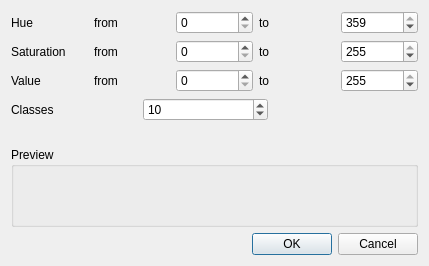
<?xml version="1.0" encoding="UTF-8"?>
<ui version="4.0">
 <class>VectorRandomColorRampV2DialogBase</class>
 <widget class="QDialog" name="VectorRandomColorRampV2DialogBase">
  <property name="geometry">
   <rect>
    <x>0</x>
    <y>0</y>
    <width>429</width>
    <height>266</height>
   </rect>
  </property>
  <property name="windowTitle">
   <string>Random color ramp</string>
  </property>
  <layout class="QVBoxLayout">
   <item>
    <layout class="QGridLayout">
     <item row="0" column="0">
      <widget class="QLabel" name="label_8">
       <property name="text">
        <string>Hue</string>
       </property>
      </widget>
     </item>
     <item row="0" column="1">
      <widget class="QLabel" name="label">
       <property name="text">
        <string>from</string>
       </property>
      </widget>
     </item>
     <item row="0" column="2">
      <widget class="QSpinBox" name="spinHue1">
       <property name="maximum">
        <number>359</number>
       </property>
      </widget>
     </item>
     <item row="0" column="3">
      <widget class="QLabel" name="label_4">
       <property name="text">
        <string>to</string>
       </property>
      </widget>
     </item>
     <item row="0" column="4">
      <widget class="QSpinBox" name="spinHue2">
       <property name="maximum">
        <number>359</number>
       </property>
       <property name="value">
        <number>359</number>
       </property>
      </widget>
     </item>
     <item row="1" column="0">
      <widget class="QLabel" name="label_9">
       <property name="text">
        <string>Saturation</string>
       </property>
      </widget>
     </item>
     <item row="1" column="1">
      <widget class="QLabel" name="label_2">
       <property name="text">
        <string>from</string>
       </property>
      </widget>
     </item>
     <item row="1" column="2">
      <widget class="QSpinBox" name="spinSat1">
       <property name="maximum">
        <number>255</number>
       </property>
      </widget>
     </item>
     <item row="1" column="3">
      <widget class="QLabel" name="label_5">
       <property name="text">
        <string>to</string>
       </property>
      </widget>
     </item>
     <item row="1" column="4">
      <widget class="QSpinBox" name="spinSat2">
       <property name="maximum">
        <number>255</number>
       </property>
       <property name="value">
        <number>255</number>
       </property>
      </widget>
     </item>
     <item row="2" column="0">
      <widget class="QLabel" name="label_10">
       <property name="text">
        <string>Value</string>
       </property>
      </widget>
     </item>
     <item row="2" column="1">
      <widget class="QLabel" name="label_3">
       <property name="text">
        <string>from</string>
       </property>
      </widget>
     </item>
     <item row="2" column="2">
      <widget class="QSpinBox" name="spinVal1">
       <property name="maximum">
        <number>255</number>
       </property>
      </widget>
     </item>
     <item row="2" column="3">
      <widget class="QLabel" name="label_6">
       <property name="text">
        <string>to</string>
       </property>
      </widget>
     </item>
     <item row="2" column="4">
      <widget class="QSpinBox" name="spinVal2">
       <property name="maximum">
        <number>255</number>
       </property>
       <property name="value">
        <number>255</number>
       </property>
      </widget>
     </item>
    </layout>
   </item>
   <item>
    <layout class="QHBoxLayout">
     <item>
      <widget class="QLabel" name="label_7">
       <property name="text">
        <string>Classes</string>
       </property>
      </widget>
     </item>
     <item>
      <widget class="QSpinBox" name="spinCount">
       <property name="minimum">
        <number>1</number>
       </property>
       <property name="maximum">
        <number>100</number>
       </property>
       <property name="value">
        <number>10</number>
       </property>
      </widget>
     </item>
     <item>
      <spacer>
       <property name="orientation">
        <enum>Qt::Horizontal</enum>
       </property>
       <property name="sizeType">
        <enum>QSizePolicy::Preferred</enum>
       </property>
       <property name="sizeHint" stdset="0">
        <size>
         <width>150</width>
         <height>20</height>
        </size>
       </property>
      </spacer>
     </item>
    </layout>
   </item>
   <item>
    <spacer>
     <property name="orientation">
      <enum>Qt::Vertical</enum>
     </property>
     <property name="sizeType">
      <enum>QSizePolicy::Preferred</enum>
     </property>
     <property name="sizeHint" stdset="0">
      <size>
       <width>20</width>
       <height>20</height>
      </size>
     </property>
    </spacer>
   </item>
   <item>
    <widget class="QGroupBox" name="groupBox">
     <property name="title">
      <string>Preview</string>
     </property>
     <layout class="QHBoxLayout">
      <item>
       <widget class="QLabel" name="lblPreview">
        <property name="text">
         <string/>
        </property>
        <property name="alignment">
         <set>Qt::AlignCenter</set>
        </property>
       </widget>
      </item>
     </layout>
    </widget>
   </item>
   <item>
    <widget class="QDialogButtonBox" name="buttonBox">
     <property name="orientation">
      <enum>Qt::Horizontal</enum>
     </property>
     <property name="standardButtons">
      <set>QDialogButtonBox::Cancel|QDialogButtonBox::Ok</set>
     </property>
    </widget>
   </item>
  </layout>
 </widget>
 <resources/>
 <connections>
  <connection>
   <sender>buttonBox</sender>
   <signal>accepted()</signal>
   <receiver>VectorRandomColorRampV2DialogBase</receiver>
   <slot>accept()</slot>
   <hints>
    <hint type="sourcelabel">
     <x>248</x>
     <y>254</y>
    </hint>
    <hint type="destinationlabel">
     <x>157</x>
     <y>274</y>
    </hint>
   </hints>
  </connection>
  <connection>
   <sender>buttonBox</sender>
   <signal>rejected()</signal>
   <receiver>VectorRandomColorRampV2DialogBase</receiver>
   <slot>reject()</slot>
   <hints>
    <hint type="sourcelabel">
     <x>316</x>
     <y>260</y>
    </hint>
    <hint type="destinationlabel">
     <x>286</x>
     <y>274</y>
    </hint>
   </hints>
  </connection>
 </connections>
</ui>
